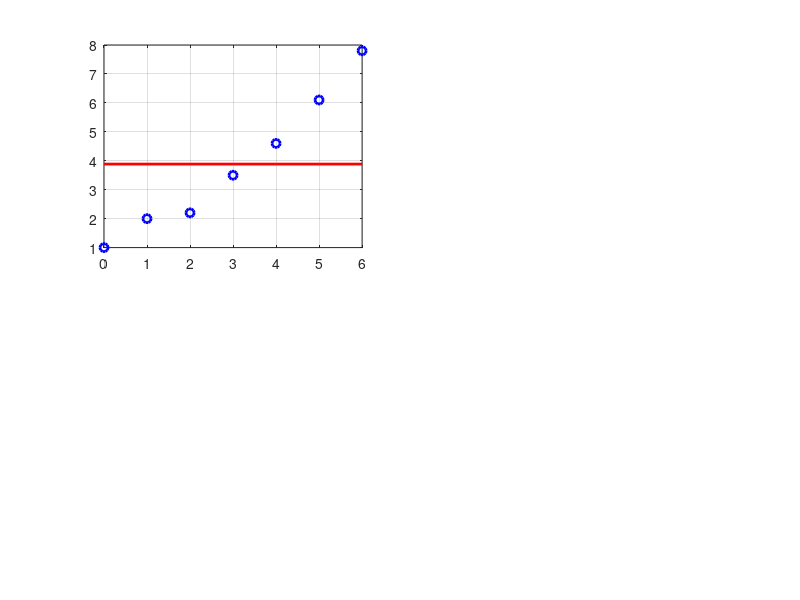

Write MATLAB code to recreate this figure. (Note: this script raises an error after producing the figure.)
%% Example 2.1 Least-square estimation of static system
clear, clc

U = [0, 1, 2, 3, 4, 5, 6]';
Y = [1, 2, 2.2, 3.5, 4.6, 6.1, 7.8]';

num_data = length(U);
poly_order = [0 1 2 3];
Theta = cell(4,1);
V = zeros(4,1);

%%
for i = 1:4
    % Compute Phi
    Phi = ones(num_data, poly_order(i)+1);
    for j = 1:poly_order(i)
        Phi(:,j+1) = Phi(:,j) .* U;
    end

    % Estimate Parameter
    theta = (Phi' * Phi) \ Phi' * Y;
    Theta{i} = theta;

    % loss function
    e = Y - Phi * theta;
    V(i) = e' * e;

    % Plot
    subplot(2,2,i)
    plot(U, Y, 'bo', "LineWidth", 2), hold on
    plot(U, Phi * theta, 'r', "LineWidth", 2), hold off
    grid on
    title("Order = " + poly_order(i) + ",  loss = " + V(i))
    xlabel("Input")
    ylabel("Output")
end

%% Loss
figure
bar(poly_order,V)
title("Loss Value for Different Model")
xlabel("polynomial order")
ylabel("squared sum of error")
